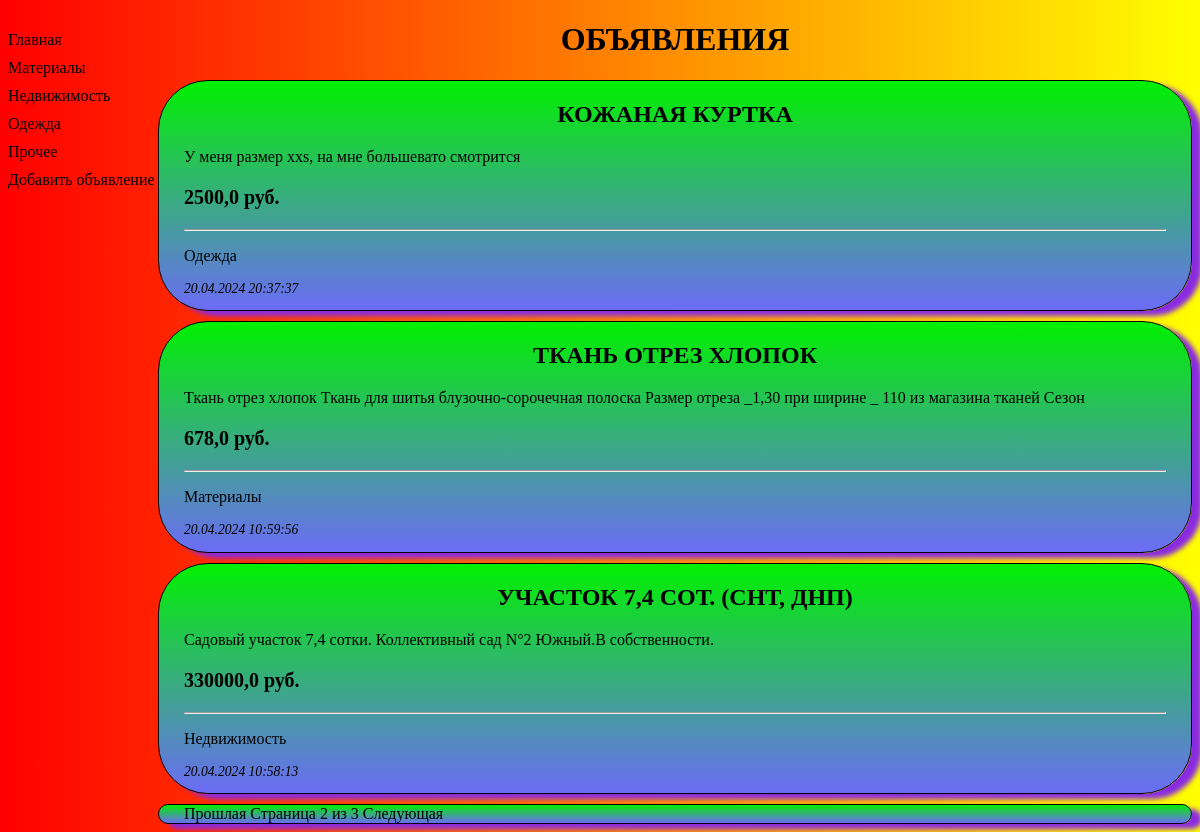
Screenshot of /bboard/?page=2 with the database file from the repository.
### myapp/models.py (models this page shows, shortened)
class Rublic(models.Model):
    name = models.CharField(max_length=100, verbose_name='Название', db_index=True)
    class Meta:
        verbose_name_plural = 'Рубирики'
        verbose_name = 'Рубрика'
        ordering = ['name']

class Bb(models.Model):
    title = models.CharField(max_length=100, verbose_name='Название')
    content = models.TextField(verbose_name='Описание')
    price = models.FloatField(verbose_name='Стоимость',
                              validators=[validators.MinValueValidator(0, 'Цена не может быть меньше 0!')])
    published = models.DateTimeField(verbose_name='Дата публикации', auto_now_add=True, db_index=True)
    rublic = models.ForeignKey('Rublic', on_delete=models.PROTECT, null=True, verbose_name='Рубрика')
    class Meta:
        verbose_name_plural = 'Объявления'
        verbose_name = 'Объявление'
        ordering = ['-published', 'title']

### myapp/views.py (the view)
# urls.py: path('', views.index, name='main'),
def index(request):
    items = Bb.objects.all()
    rublics = Rublic.objects.all()
    paginator = Paginator(items, 3)
    number = request.GET.get('page', 1)
    page = paginator.get_page(number)
    return render(request, 'myapp/index.html', {'items':page, 'rublics': rublics})

### myapp/templates/myapp/index.html (shortened to what this page needs)
{% extends "layout/basic.html" %}
{% block title_2 %}Объявления{% endblock %}
{% block paginator %}
{% include 'layout/paginator.html' with page=items%}
{% endblock paginator %}

### myapp/templates/layout/basic.html (shortened to what this page needs)
{% load static %}
<!DOCTYPE html>
<html>
<head>
    <link type="text/css" rel="stylesheet" href="{% static 'myapp/div_style.css' %}">
</head>
<body>
    <nav>
        <a href="{% url 'myapp:main' %}">Главная</a>
        {% for i in rublics %}
        <a href="{% url 'myapp:rublic_page' i.pk %}">{{i.name}}</a>
        {% endfor %}
        <a href="{% url 'myapp:add' %}">Добавить объявление</a>
    </nav>
    <h1>{% block title_2 %}{% endblock %}</h1>
    {% for i in items %}
    <div>
        <h2><b><a href="{% url 'myapp:index_page' i.id %}">{{i.title}}</a></b></h2>
        <p>{{i.content}}</p>
        <p class="price"><b>{{i.price}} руб.</b></p>
        <hr>
        <p><a href="{% url 'myapp:rublic_page' i.rublic.pk %}">{{i.rublic.name}}</a></p>
        <p style="font-size: 85%; font-style: italic;">{{i.published|date:"d.m.Y H:i:s"}}</p>
    </div>
    {% endfor %}
    {% block paginator %}
    {% endblock paginator %}
</body>
</html>

### myapp/static/myapp/div_style.css (style rules this page uses)
div { background: linear-gradient(to top, rgb(108, 108, 246), rgb(1, 240, 1)); border: 1px solid black; margin-top: 10px; margin-left: 150px; box-shadow: 10px 5px 5px blueviolet; padding: 0 25px; border-radius: 50px; }
h1, h2 { text-align: center; text-transform: uppercase; }
a { text-decoration: none; color: black; transition: color 0.5s ease-in-out; }
body { background: linear-gradient(to right, red, yellow); font-family: Georgia, 'Times New Roman', Times, serif; }
p.price { transition: all 0.5s; font-size: 125% }
nav { width: 150px; float: left; }
nav a { display: block; margin: 10px 0px; }

### rows the page displays
Rublic: name "Материалы"
Rublic: name "Недвижимость"
Rublic: name "Одежда"
Rublic: name "Прочее"
Bb: title "КОЖАНАЯ КУРТКА", content "У меня размер xxs, на мне большевато смотрится", price "2500,0", rublic.name "Одежда", published "20.04.2024 20:37:37"
Bb: title "ТКАНЬ ОТРЕЗ ХЛОПОК", content "Ткань отрез хлопок Ткань для шитья блузочно-сорочечная полоска Размер отреза _1,30 при ширине _ 110 из магазина тканей Сезон", price "678,0", rublic.name "Материалы", published "20.04.2024 10:59:56"
Bb: title "УЧАСТОК 7,4 СОТ. (СНТ, ДНП)", content "Садовый участок 7,4 сотки. Коллективный сад N°2 Южный.В собственности.", price "330000,0", rublic.name "Недвижимость", published "20.04.2024 10:58:13"

### other values shown
{{ page.number }} "2"
{{ page.paginator.num_pages }} "3"
